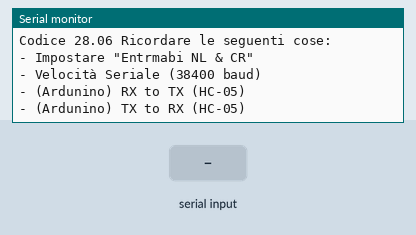
Bench run of a sketch on a simulated Arduino Mega 2560, built with avr-gcc and run on an emulated ATmega2560. Shown: the last lines printed to the serial monitor. The inputs (shaded band) are chosen by the test bench.

Above: at 1.3 s.
1.4 s: "1" received over the second serial link
At 2.2 s:
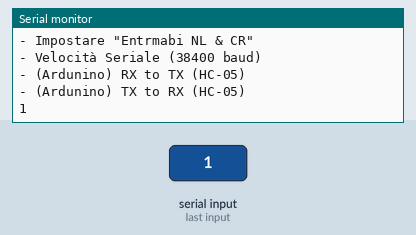
2.9 s: "0" received over the second serial link
At 3.3 s:
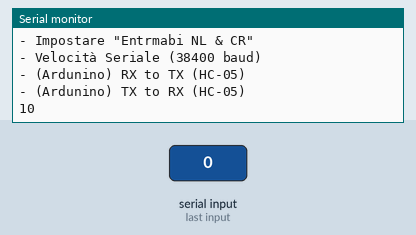

The sketch:

Trasmissione.ino
```cpp
/*
 * RICORDARE
 * - Impostare "Entrmabi NL & CR"
 * - Velocità Seriale (38400 baud)
 * - (Ardunino) RX to TX (HC-05)
 * - (Ardunino) TX to RX (HC-05)
 */

void setup() {
  Serial.begin(9600);
  Serial1.begin(9600);
  Serial.println("Codice 28.06 Ricordare le seguenti cose:\n- Impostare \"Entrmabi NL & CR\"\n- Velocità Seriale (38400 baud)\n- (Ardunino) RX to TX (HC-05)\n- (Ardunino) TX to RX (HC-05)");
}
void loop() {
  if(Serial1.available()){
    Serial.print((char)Serial1.read());
  }
  if (Serial.available()) {
    Serial1.print((char)Serial.read());
  }
}
```

Measured:
- after the input at 1.4 s, the serial monitor: prints a new line at once (image 1)
- after the input at 2.9 s, the serial monitor: prints a new line at once (image 2)
